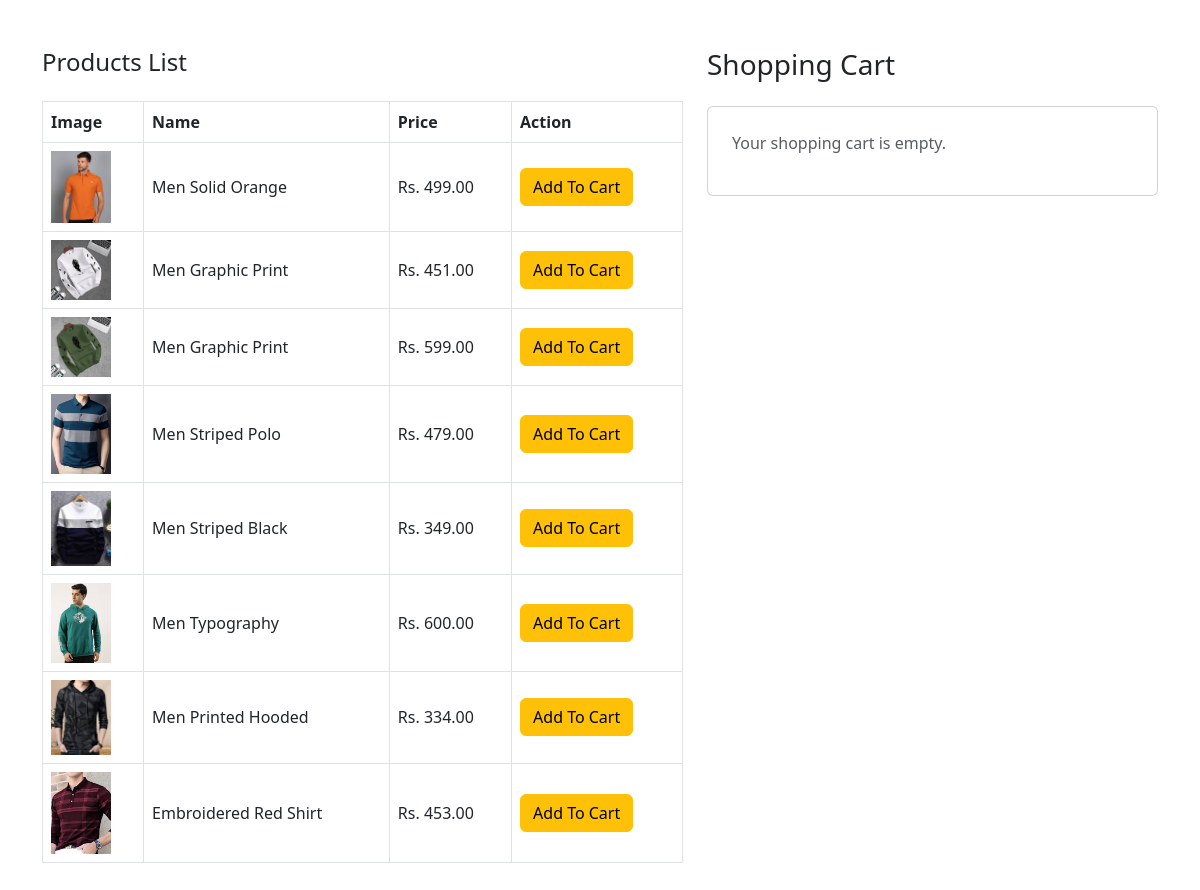
The page / on the database its author committed.
### tables this page shows
CREATE TABLE `tbl_products` (
  `id` int NOT NULL,
  `product_name` varchar(255) NOT NULL,
  `product_price` decimal(22,2) NOT NULL,
  `product_image` varchar(255) NOT NULL
);

### index.php (the view, shortened to what this page needs)
<?php
  include 'dataBase.php';
  $products = $conn->query("SELECT * FROM tbl_products");
?>
<!DOCTYPE html>
<html lang="en">
<head>
  <link href="https://cdn.jsdelivr.net/npm/bootstrap@5.3.0/dist/css/bootstrap.min.css" rel="stylesheet">
</head>
<body>
<div class="container py-5">
  <div class="row">
    <div class="col-lg-7 mb-4">
      <h4 class="mb-4">Products List</h4>
      <div class="table-responsive">
        <table class="table table-bordered align-middle text-center">
          <thead class="text-start">
            <tr>
              <th scope="col">Image</th>
              <th scope="col">Name</th>
              <th scope="col">Price</th>
              <th scope="col">Action</th>
            </tr>
          </thead>
          <tbody>
            <?php while($row = $products->fetch_assoc()): ?>
            <tr>
              <td class="text-start">
                <img src="assets/images/<?php echo $row['product_image']; ?>" alt="<?php echo $row['product_image']; ?>" class="img-fluid" width="60" height="72">
              </td>
              <td class="text-start">
                <?php echo $row['product_name']; ?>
              </td>
              <td class="text-start">
                Rs. <?php echo $row['product_price']; ?>
              </td>
              <td class="text-start">
                <form method="POST" action="addToCart.php">
                  <button type="submit" class="btn btn-warning">Add To Cart</button>
                </form>
              </td>
            </tr>
            <?php endwhile; ?>
          </tbody>
        </table>
      </div>
    </div>
    <div class="col-lg-5">
      <h3 class="mb-4">Shopping Cart</h3>
      <div class="card">
        <div class="card-body p-4">
          <div id="cart_list">
            <?php
            if(!empty($_SESSION['cart'])) {
              $total = 0;
              foreach ($_SESSION['cart'] as $item) {
              $subtotal = $item['quantity'] * $item['product_price'];
              $total += $subtotal;
            ?>
              <div class="card mb-3">
                <div class="card-body">
                  <div class="d-flex flex-column flex-lg-row">
                    <div class="d-flex col-lg-8 flex-row align-items-center">
                      <div class="col-3 col-lg-3">
                        <img src="assets/images/<?php echo $item['product_image']; ?>" class="img-fluid rounded-3" alt="<?php echo $item['product_image']; ?>" width="40">
                      </div>
                      <div class="col-9 col-lg-9">
                        <h6><?php echo $item['product_name']; ?></h6>
                        <p class="small mb-0">Rs. <?php echo $item['product_price']; ?></p>
                      </div>
                    </div>
                    <div class="d-flex flex-row col-lg-4 align-items-center mt-2 mt-lg-0">
                      <div class="col-3 col-lg-2">
                        <h6 class="fw-normal mb-0"><?php echo $item['quantity']; ?></h6>
                      </div>
                      <div class="col-7 col-lg-8">
                        <h6 class="mb-0">Rs.<?php echo $subtotal; ?></h6>
                      </div>
                      <form method="POST" action="removeFromCart.php" class="col-2 col-lg-2">
                        <input type="hidden" name="id" value="<?php echo $item['id'] ?>">
                        <button type="submit" class="btn p-0 border-0 bg-transparent">
                          <img src="assets/images/delete.png" width="24" height="24" alt="delete-icon">
                        </button>
                      </form>
                    </div>
                  </div>
                </div>
              </div>
            <?php } ?>
              <div class="d-flex justify-content-between">
                <div>
                  <h5>Grand Total</h5>
                </div>
                <div>
                  <h5>Rs. <?php echo $total; ?></h5>
                </div>
              </div>
            <?php }
            else {
              echo '<p class="text-muted">Your shopping cart is empty.</p>';
            } ?>
          </div>
        </div>
      </div>
    </div>
  </div>
</div>
</body>
</html>

### rows shown on the page
tbl_products: product_image (picture), product_name "Men Solid Orange", product_price "499.00"
tbl_products: product_image (picture), product_name "Men Graphic Print", product_price "451.00"
tbl_products: product_image (picture), product_name "Men Graphic Print", product_price "599.00"
tbl_products: product_image (picture), product_name "Men Striped Polo", product_price "479.00"
tbl_products: product_image (picture), product_name "Men Striped Black", product_price "349.00"
tbl_products: product_image (picture), product_name "Men Typography", product_price "600.00"
tbl_products: product_image (picture), product_name "Men Printed Hooded", product_price "334.00"
tbl_products: product_image (picture), product_name "Embroidered Red Shirt", product_price "453.00"
